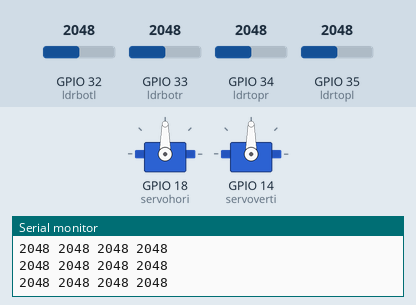
Bench run of a sketch on a simulated ESP32. Parts: 2 × servo, the last lines printed to the serial monitor. The test bench sets the inputs (shaded band); at power-on: GPIO 32 (ldrbotl) = 2048, GPIO 33 (ldrbotr) = 2048, GPIO 34 (ldrtopr) = 2048, GPIO 35 (ldrtopl) = 2048. WiFi joins after 1.5 s; servers stay silent unless stated.

Above: at 3.7 s.
3.8 s: GPIO 32 (ldrbotl) set to 2084
At 5.99 s:
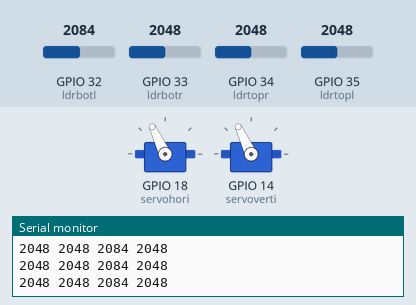
6.8 s: GPIO 33 (ldrbotr) set to 2084
At 7.29 s:
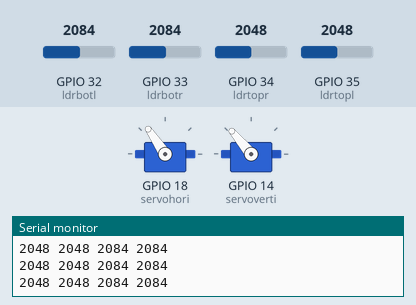
9.8 s: GPIO 34 (ldrtopr) set to 2087
At 11.07 s:
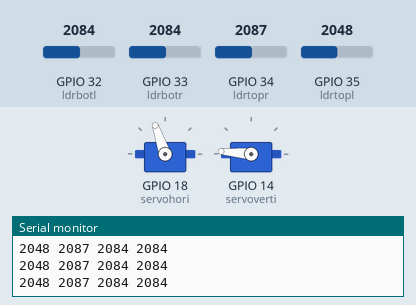
12.8 s: GPIO 35 (ldrtopl) set to 2866
At 15.15 s:
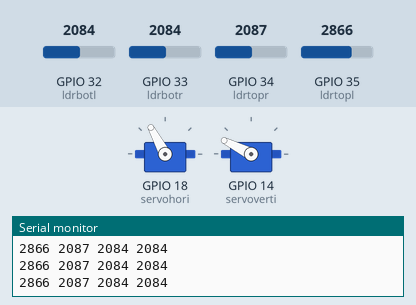
15.8 s: GPIO 34 (ldrtopr) set to 2866
At 16.43 s:
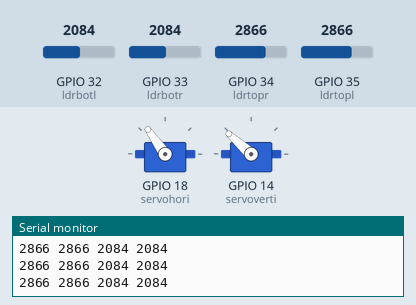
18.8 s: GPIO 32 (ldrbotl) set to 2866
At 20.2 s:
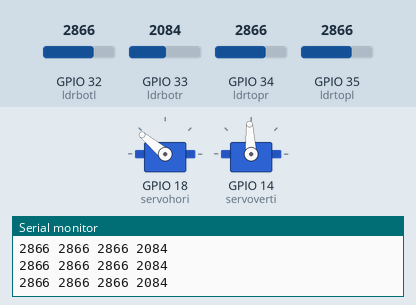
Timing chart, 0 to 24.8 s (numbered marks = the images above; inputs shaded):
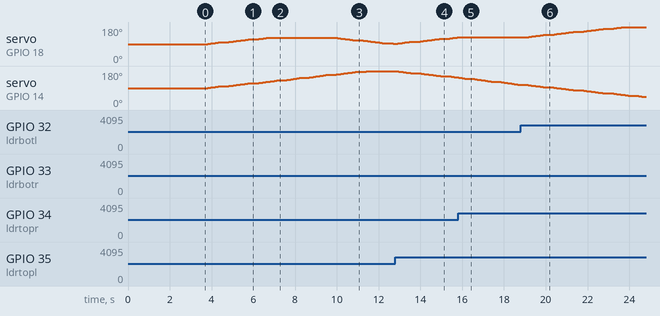

The sketch:

ldr.ino
```cpp
#include <Wire.h>
#include <SPI.h>
#include <Adafruit_BMP280.h>
#include "Adafruit_Sensor.h"
#include <Servo.h>
#include "WiFi.h"
#include "ThingSpeak.h"
#include <HTTPClient.h>

#define Channel_ID 2163205
#define Channel_API_Key "3NFJ999UA29ABUYQ"
char* SSID="Galaxy M53 5GC4C1";
char* pass="kkqu3690";
WiFiClient client;

HTTPClient http;

//defining Servos
Servo servohori;
int servoh = 90;
int servohLimitHigh = 160;
int servohLimitLow = 20;

Servo servoverti;
int servov = 90;
int servovLimitHigh = 160;
int servovLimitLow = 20;
int time_var=0;
//Assigning LDRs
int ldrtopr = 34; // top right LDR yellow
int ldrtopl = 35; // top left LDR green
int ldrbotl = 32; // bottom left LDR blue
int ldrbotr = 33; // bottom right LDR orange

 void setup ()
 {
  Serial.begin(9600);
  pinMode(ldrtopl, INPUT);
  pinMode(ldrtopr, INPUT);
  pinMode(ldrbotl, INPUT);
  pinMode(ldrbotr, INPUT);
  WiFi.begin(SSID,pass);
  delay(2000);
  if(WiFi.status()==WL_CONNECTED){
    Serial.println("WiFi connected successfully!");
  }
  ThingSpeak.begin(client);

  servohori.attach(18);
  servoverti.attach(14);
  // servohori.attach(18); 18 -->36
  // servoverti.attach(14); 14 -->39
  // servohori.write(90);
  // servoverti.write(90);
  delay(500);
 }

void loop()
{
  servoh = servohori.read();
  servov = servoverti.read();
  //capturing analog values of each LDR
  int topl = analogRead(ldrtopl);
  int topr = analogRead(ldrtopr);
  int botl = analogRead(ldrbotl);
  int botr = analogRead(ldrbotr);
  // Serial.print(topl, DEC);
  Serial.print(topl, DEC);
  Serial.print(" ");
  Serial.print(topr, DEC);
  Serial.print(" ");
  Serial.print(botl, DEC);
  Serial.print(" ");
  Serial.print(botr, DEC);
  Serial.print(" \n");

  // calculating average
  int avgtop = (topl + topr) / 2; //average of top LDRs
  int avgbot = (botl + botr) / 2; //average of bottom LDRs
  int avgleft = (topl + botl) / 2; //average of left LDRs
  int avgright = (topr + botr) / 2; //average of right LDRs


  if (avgtop < avgbot)
  {
    servoverti.write(servov +1);
    if (servov > servovLimitHigh)
    {
      servov = servovLimitHigh;
    }
    delay(10);
  }
  else if (avgbot < avgtop)
  {
    servoverti.write(servov -1);
    if (servov < servovLimitLow)
    {
      servov = servovLimitLow;
    }
    delay(10);
  }
  else
  {
    servoverti.write(servov);
  }

  if (avgleft > avgright)
  {
    servohori.write(servoh + 1);
    if (servoh > servohLimitHigh)
    {
      servoh = servohLimitHigh;
    }
    delay(10);
  }
  else if (avgright > avgleft)
  {
    servohori.write(servoh - 1);
    // Serial.println("Hi");
    if (servoh < servohLimitLow)
    {
      servoh = servohLimitLow;
    }
    delay(10);
  }
  else
  {
    servohori.write(servoh);
  }
  time_var++;
  delay(50);
 if(time_var==15){
  ThingSpeak.setField(6,servoh);
  ThingSpeak.setField(7,servov);
  ThingSpeak.writeFields(Channel_ID,Channel_API_Key);
  time_var = 0;
 }
}
```

Measured:
- the behaviour switches between 2049 and 2050 on GPIO 32 (ldrbotl) (found by bisection; images 0 and 1)
- the behaviour switches between 2083 and 2084 on GPIO 33 (ldrbotr) (found by bisection; images 1 and 2)
- the behaviour switches between 2049 and 2050 on GPIO 34 (ldrtopr) (found by bisection; images 2 and 3)
- after the input at 3.8 s, servo on GPIO 18 (servohori), servo on GPIO 14 (servoverti): moves from 90° to 124° over 2.9 s, starting at once
- after the input at 6.8 s, servo on GPIO 18 (servohori): stays 124° (without the input it goes to 125° after 0.03 s)
- after the input at 9.8 s, servo on GPIO 18 (servohori): moves from 124° to 91° over 2.9 s, starting after 0.11 s
- after the input at 12.8 s, servo on GPIO 14 (servoverti): moves from 180° to 146° over 2.9 s, starting at once
- after the input at 15.8 s, servo on GPIO 18 (servohori): stays 125° (without the input it goes to 126° after 0.04 s)
- after the input at 18.8 s, servo on GPIO 18 (servohori): moves from 125° to 180° over 4.7 s, starting after 0.24 s
